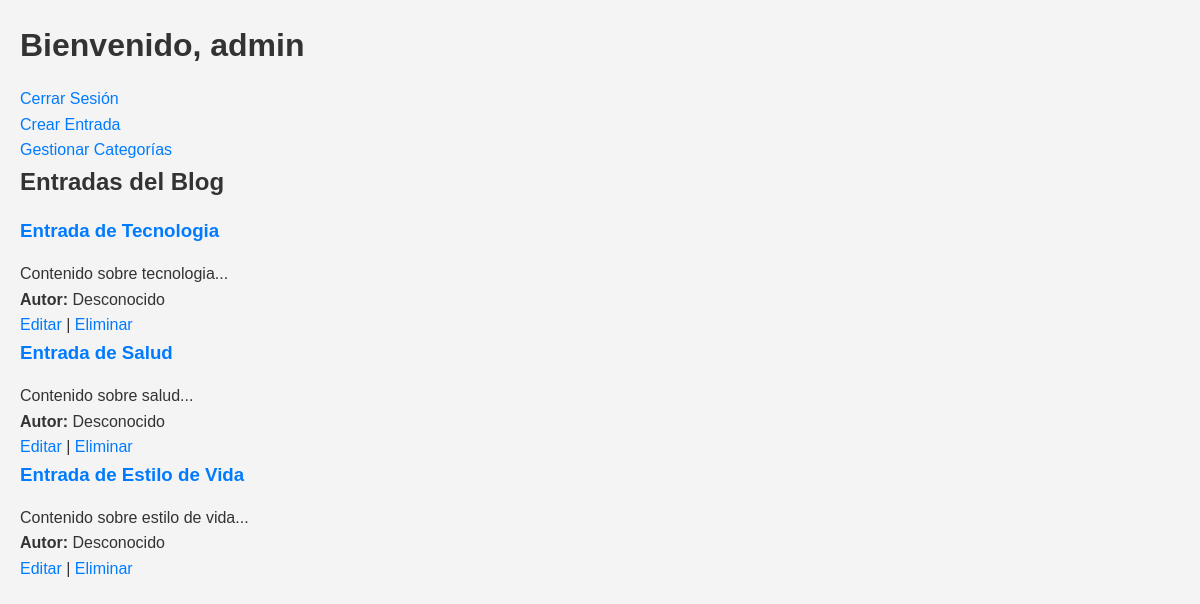
The app's page /views/dashboard.php (signed in) with its own data.
### tables this page shows
CREATE TABLE `users` (
  `id` int(11) NOT NULL,
  `username` varchar(50) NOT NULL,
  `password` varchar(255) NOT NULL,
  `email` varchar(100) NOT NULL,
  `name` varchar(100) NOT NULL,
  `role` enum('admin','user') DEFAULT 'user',
  `created_at` timestamp NOT NULL DEFAULT current_timestamp()
);

CREATE TABLE `posts` (
  `id` int(11) NOT NULL,
  `title` varchar(255) NOT NULL,
  `content` text NOT NULL,
  `user_id` int(11) NOT NULL,
  `category_id` int(11) NOT NULL,
  `created_at` timestamp NOT NULL DEFAULT current_timestamp(),
  `author` varchar(255) NOT NULL DEFAULT 'Desconocido'
);

### models/User.php (called while the page is built, shortened)
<?php
class User {
    private $pdo;
    public function __construct($pdo) {
        $this->pdo = $pdo;
    }
    public function getUserById($id) {
        $stmt = $this->pdo->prepare("SELECT * FROM users WHERE id = ?");
        $stmt->execute([$id]);
        return $stmt->fetch(PDO::FETCH_ASSOC);
    }
}
?>

### models/Post.php (called while the page is built, shortened)
<?php
class Post {
    private $pdo;
    public function __construct($pdo) {
        $this->pdo = $pdo;
    }
    public function getAllPosts() {
        $stmt = $this->pdo->query("SELECT * FROM posts ORDER BY created_at DESC");
        return $stmt->fetchAll(PDO::FETCH_ASSOC);
    }
}
?>

### views/dashboard.php (the view, shortened to what this page needs)
<?php
require '../config/config.php';
require '../models/User.php';
require '../models/Post.php';
$userModel = new User($pdo);
$postModel = new Post($pdo);
$currentUser  = $userModel->getUserById($_SESSION['user_id']);
$posts = $postModel->getAllPosts();
?>
<!DOCTYPE html>
<html lang="es">
<head>
    <link rel="stylesheet" href="../css/styles.css">
</head>
<body>
    <header>
        <h1>Bienvenido, <?php echo htmlspecialchars($currentUser ['username']); ?></h1>
        <nav>
            <ul>
                <li><a href="logout.php">Cerrar Sesión</a></li>
                <li><a href="create_post.php">Crear Entrada</a></li>
                <?php if ($currentUser ['role'] === 'admin'): ?>
                    <li><a href="manage_categories.php">Gestionar Categorías</a></li>
                <?php endif; ?>
            </ul>
        </nav>
    </header>
    <main>
        <h2>Entradas del Blog</h2>
        <?php if (count($posts) > 0): ?>
            <ul>
                <?php foreach ($posts as $post): ?>
                    <li>
                        <h3><a href="post_detail.php?id=<?php echo $post['id']; ?>"><?php echo htmlspecialchars($post['title']); ?></a></h3>
                        <p><?php echo htmlspecialchars($post['content']); ?></p>
                        <p><strong>Autor:</strong> <?php echo htmlspecialchars($post['author']); ?></p>
                        <p><a href="edit_post.php?id=<?php echo $post['id']; ?>">Editar</a> | <a href="delete_post.php?id=<?php echo $post['id']; ?>">Eliminar</a></p>
                    </li>
                <?php endforeach; ?>
            </ul>
        <?php else: ?>
            <p>No hay entradas disponibles.</p>
        <?php endif; ?>
    </main>
</body>
</html>

### css/styles.css (style rules this page uses)
* { margin: 0; padding: 0; box-sizing: border-box; }
body { font-family: Arial, sans-serif; line-height: 1.6; background-color: #f4f4f4; color: #333; padding: 20px; }
h1, h2, h3 { color: #333; margin-bottom: 15px; }
a { color: #007bff; text-decoration: none; }
ul { list-style-type: none; padding: 0; margin: 0; }

### records on screen
users: username "admin"
posts: title "Entrada de Tecnologia", content "Contenido sobre tecnologia...", author "Desconocido"
posts: title "Entrada de Salud", content "Contenido sobre salud...", author "Desconocido"
posts: title "Entrada de Estilo de Vida", content "Contenido sobre estilo de vida...", author "Desconocido"
